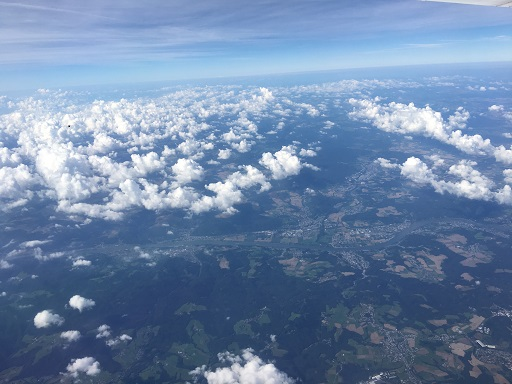
#> input picture Test/Pictures/clouds.jpg, 512 x 384 px
$ python 025_2D_Hist.py
#> lines starting #> are read from the running program, lines starting #| are printed output that depends on the picture
import cv2
from matplotlib import pyplot as plt


def Hist_2D(image):
    hsv = cv2.cvtColor(image, cv2.COLOR_BGR2HSV)
    hist = cv2.calcHist([hsv], [0, 1], None, [180, 256], [0, 180, 0, 256])
    plt.imshow(hist, interpolation='nearest')


image = cv2.imread('Pictures/clouds.jpg')
#> image is the input picture: shape (384, 512, 3); mean B, G, R 167.8, 134.4, 110.1
Hist_2D(image)
#> in Hist_2D, `hsv = cv2.cvtColor(image, cv2.COLOR_BGR2HSV)`: hsv: shape (384, 512, 3); mean H, S, V 107.3, 96.3, 167.8
#> in Hist_2D, `hist = cv2.calcHist([hsv], [0, 1], None, [180, 256], [0, 180, 0, 256])`:
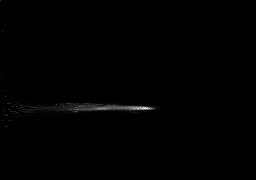
#> hist: shape (180, 256) float32; min 0, max 1002, mean 4.3; drawn with min black and max white

plt.show()
cv2.waitKey()
cv2.destroyAllWindows()

$ run again, with Test/Pictures/building.jpg copied over Test/Pictures/clouds.jpg
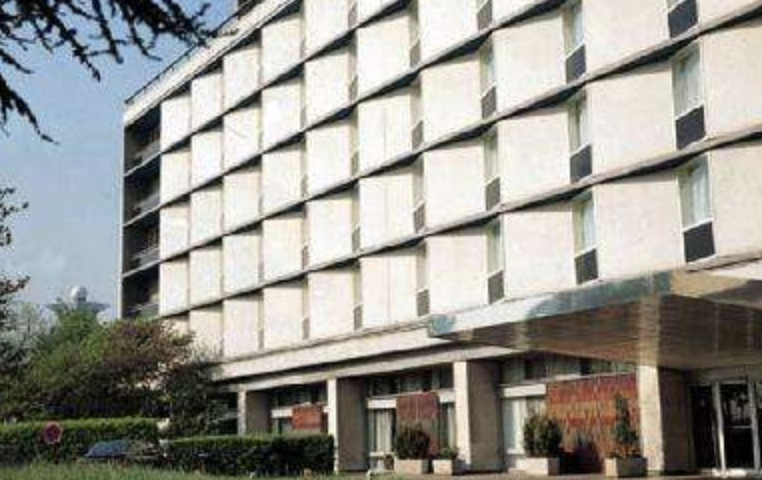
#> input picture Test/Pictures/building.jpg, 762 x 480 px
#> image is the input picture: shape (480, 762, 3); mean B, G, R 145.3, 151.4, 152.7
#> hsv: shape (480, 762, 3); mean H, S, V 41.1, 42.5, 158.4
#> in Hist_2D, `hist = cv2.calcHist([hsv], [0, 1], None, [180, 256], [0, 180, 0, 256])`:
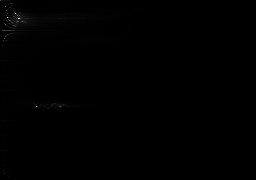
#> hist: shape (180, 256) float32; min 0, max 3207, mean 7.9; drawn with min black and max white
